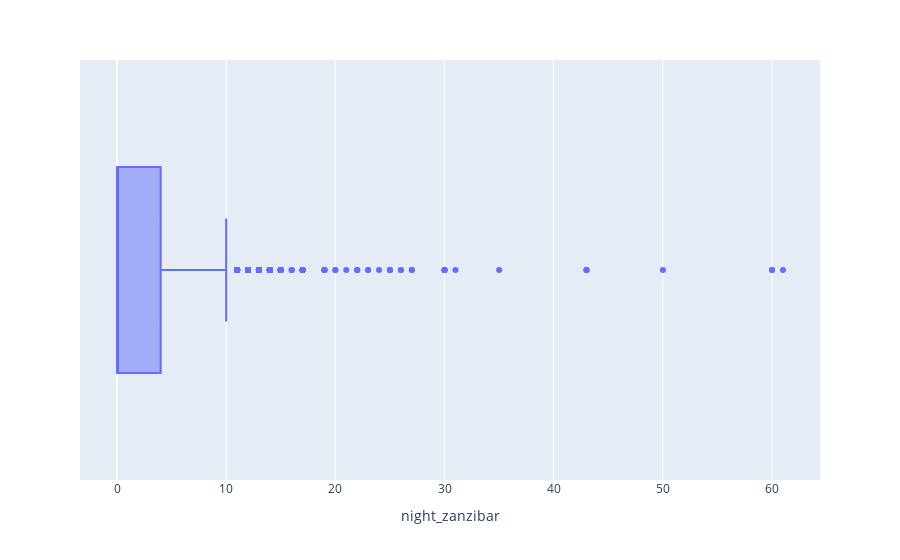

Notebook cell for this chart:
### Code cell
px.box(df,x='night_zanzibar')

### Figure 1 — Plotly figure (JSON) as saved in the notebook; plotly's stock layout.template omitted (floating-point values rounded to 4 significant figures; data arrays with more than 128 entries replaced by an {"elided": "..."} marker saying what was removed)
{"data": [{"alignmentgroup": "True", "hovertemplate": "night_zanzibar=%{x}<extra></extra>", "legendgroup": "", "marker": {"color": "#636efa"}, "name": "", "notched": false, "offsetgroup": "", "orientation": "h", "showlegend": false, "type": "box", "x": {"elided": "4794 int values"}, "x0": " ", "xaxis": "x", "y0": " ", "yaxis": "y"}], "layout": {"boxmode": "group", "legend": {"tracegroupgap": 0}, "margin": {"t": 60}, "xaxis": {"anchor": "y", "domain": [0, 1], "title": {"text": "night_zanzibar"}}, "yaxis": {"anchor": "x", "domain": [0, 1]}}}
